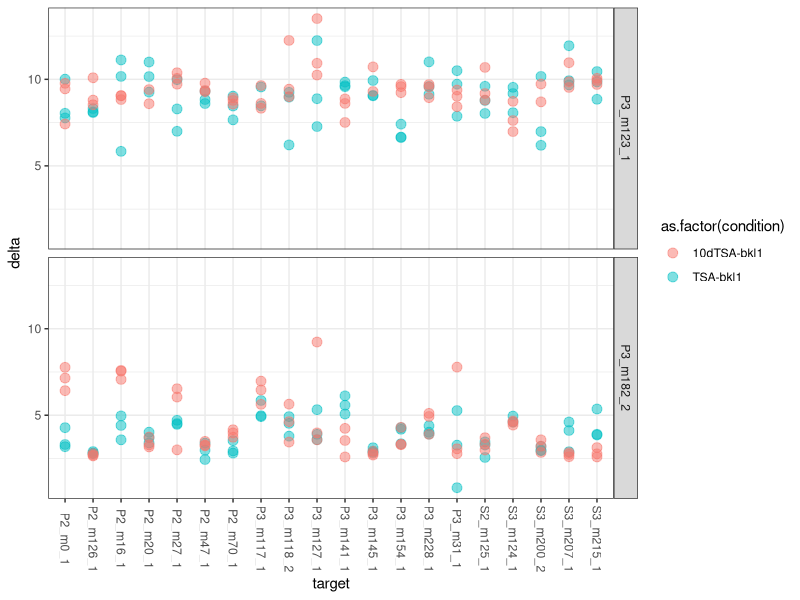

Write the R code that produced this figure.
library(readxl)
library(ggplot2)
qPCR_for_R <- read_excel("qPCR_for_R_data.xlsx")
qPCR_for_R$delta <- qPCR_for_R$Ct_target - qPCR_for_R$Ct_BKL

plot_box <- function(df_in){
df_ref <- subset(df_in,condition=="TSA-bkl1")
df_target <- subset(df_in,condition=="10dTSA-bkl1")
deltas_ref <- aggregate(df_ref$delta,list(df_ref$combination),mean)
names(deltas_ref)[names(deltas_ref)=='Group.1'] <- 'combination'
names(deltas_ref)[names(deltas_ref)=='x'] <- 'delta_ref'
df_results <- merge(df_target,deltas_ref,by='combination')
df_results$deltadelta <- 2^(-(df_results$delta - df_results$delta_ref))
df_results$mean <- ave(df_results$deltadelta, as.factor(df_results$combination), FUN=mean)
df_results$score[df_results$p.value >0.05]  <- "not significant"
df_results$score[df_results$p.value <0.05]  <- "significant" 
return(df_results)
}

Ttest <- function(df_in,ntarget){
  df_sub <- subset(df_in,combination==ntarget)
  t <- t.test(delta ~ condition, data=df_sub)
  return(t$p.value)
}

df_exp2 <- subset(qPCR_for_R,experiment_number==2)
df_exp2$p.value = 0


for(k in unique(df_exp2$combination)){
  for(row in 1:nrow(df_exp2)){
  if(df_exp2[row,]$combination == k){
    df_exp2[row,]$p.value <- Ttest(df_exp2,k)}}
    
}




df_res_exp2 <- plot_box(df_exp2)

df_res <-df_res_exp2

p <- ggplot(df_exp2,aes(target,delta,color=as.factor(condition))) + theme_bw() + theme(axis.text.x = element_text(angle = -90,vjust=0.5))   + geom_point(size=3, alpha = 0.5) + facet_grid(as.factor(df_exp2$focal)) + scale_shape(solid=FALSE)
plot(p)

